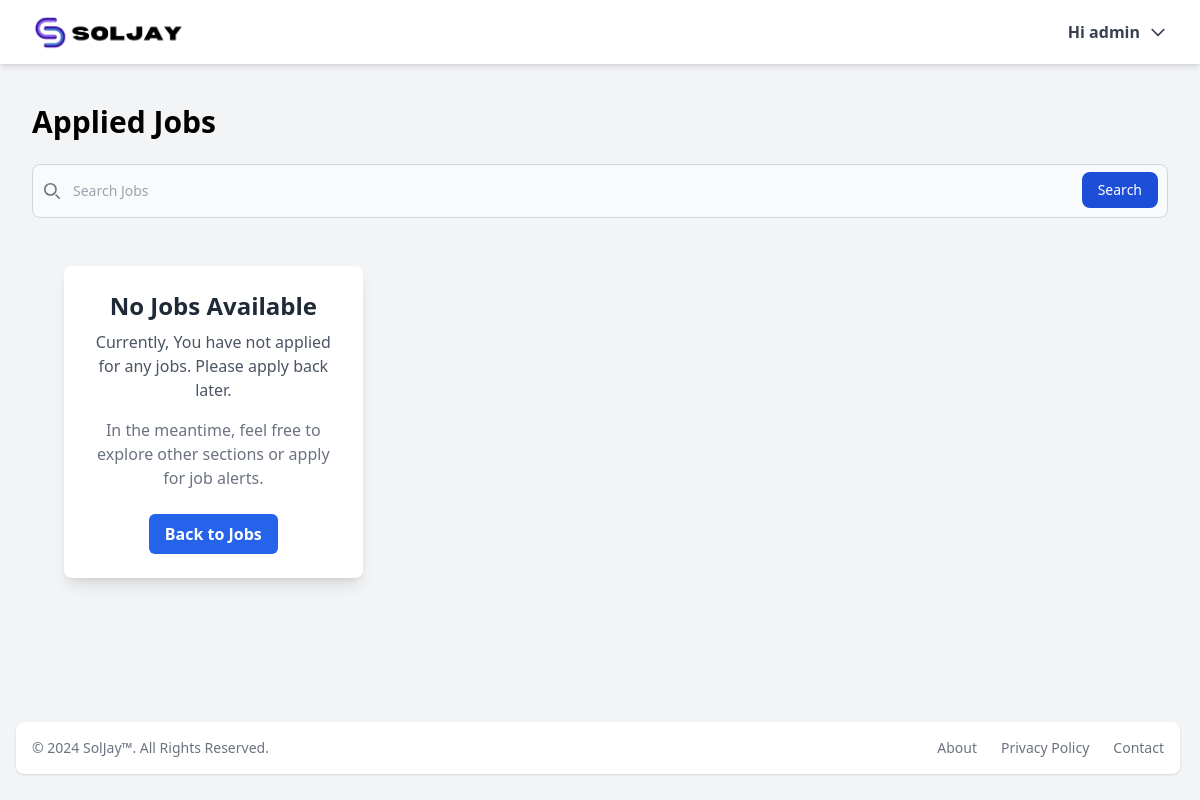
The app's page /applied-jobs/ (signed in), older data.
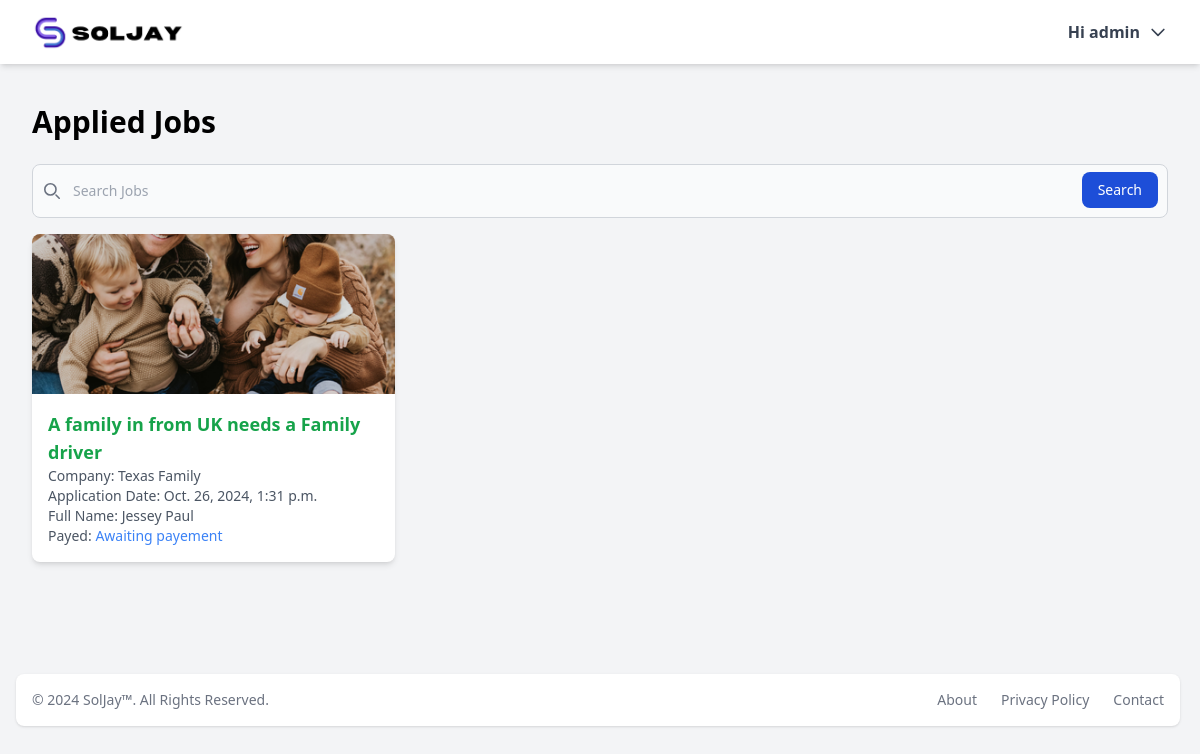
The same page, newer data.
### main/models.py (models this page shows, shortened)
class Applied(models.Model) :
    id = models.UUIDField(primary_key=True, default=uuid.uuid4, editable=False)
    user = models.ForeignKey(User, on_delete=models.CASCADE)
    job = models.OneToOneField(Job, on_delete=models.CASCADE)
    payed = models.BooleanField(default=False)
    date = models.DateTimeField(default=timezone.now)
    first_name = models.CharField(max_length=100, default=None)
    last_name = models.CharField(max_length=100, default=None)
    current_location = models.CharField(max_length=100, default=None)
    info = models.TextField(default=None)
    cv_image = models.ImageField(upload_to='cv-images/', default=None)
    class Meta :
        ordering = ['-date']
    def get_absolute_url(self) :
        return reverse('details-a', args=[self.id])

class Job(models.Model) :
    PETS = (
        ('yes', 'yes'),
        ('no', 'no')
    )
    GENDER = (
        ('male', 'Male'),
        ('female', 'Female')
    )
    id = models.UUIDField(primary_key=True, default=uuid.uuid4, editable=False)
    title = models.CharField(max_length=250)
    image = models.ImageField(upload_to='images/')
    description = models.TextField()
    job_type = models.CharField(max_length=250)
    children_info = models.CharField(max_length=250)
    country = models.CharField(max_length=20)
    city = models.CharField(max_length=100)
    job_start= models.CharField(max_length=40)
    time_of_stay = models.CharField(max_length=40)
    letter_to_applicant = models.TextField()
    has_pet = models.CharField(choices=PETS, max_length=3)
    age_group = models.CharField(max_length=50, default=None)
    working_hours = models.CharField(max_length=50)
    salary = models.PositiveIntegerField(default=0)
    gender_required = models.CharField(max_length=10, choices=GENDER)
    created = models.DateTimeField(default=timezone.now)
    thumbnail = ImageSpecField(source='image',
                                processors=[ResizeToFill(400, 400)],  # Resize to 100x100 pixels
                                format='PNG',
                                options={'quality': 90})
    apply_price = models.PositiveIntegerField(default=0)
    important = models.BooleanField(default=False)
    class Meta :
        ordering = ['-created']

### main/views.py (the view)
# urls.py: path('applied-jobs/', views.applied_jobs, name='applied'),
@login_required(redirect_field_name='login')
def applied_jobs(request) :
    content = dict()
    if request.user.is_authenticated :
        query = request.GET.get('q', None)
        jobs = None
        if request.user.is_staff == True :
            jobs = Applied.objects.all()
        else :
            jobs = Applied.objects.filter(user=request.user)
        if query :
            jobs = jobs.filter(job__title__icontains = query)
            content['q'] = query
        try:
            pag_obj = Paginator(jobs, 12)
            page_number = request.GET.get('page', 1)
            jobs = pag_obj.get_page(page_number)
        except EmptyPage :
            jobs = pag_obj.get_page(pag_obj.num_pages)
        except PageNotAnInteger :
            jobs = pag_obj.get_page(1)
        content['jobs'] = jobs
    return render(request, 'main/applied-jobs.html', content)

### main/templates/main/applied-jobs.html (shortened to what this page needs)
{% extends 'main/base.html' %}
{% block content %}
<div class="py-8 px-4 sm:px-6 lg:px-8">
    <h1 class="text-3xl font-bold mb-6">Applied Jobs</h1>
    <form class="max-w-full mx-auto mt-4 mb-4" action="{% url 'applied' %}" method="get">
        <div class="relative">
            <div class="absolute inset-y-0 start-0 flex items-center ps-3 pointer-events-none">
            </div>
            <input type="search" id="default-search"
                class="outline-0 block w-full p-4 ps-10 text-sm text-gray-900 border border-gray-300 rounded-lg bg-gray-50 focus:ring-blue-500 focus:border-blue-500 dark:bg-gray-700 dark:border-gray-600 dark:placeholder-gray-400 dark:text-white dark:focus:ring-blue-500 dark:focus:border-blue-500"
                placeholder="Search Jobs" name="q" required />
            <button type="submit"
                class="text-white absolute end-2.5 bottom-2.5 bg-blue-700 hover:bg-blue-800 focus:ring-4 focus:outline-none focus:ring-blue-300 font-medium rounded-lg text-sm px-4 py-2 dark:bg-blue-600 dark:hover:bg-blue-700 dark:focus:ring-blue-800">Search</button>
        </div>
    </form>
    <div class="grid grid-cols-1 md:grid-cols-2 lg:grid-cols-3 gap-6">
        {% if jobs %}
        {% for job in jobs %}
        <a href="{{ job.get_absolute_url }}">
            <div class="bg-white shadow-md rounded-lg overflow-hidden hover:shadow-xl transition">
                <img src="{{ job.job.thumbnail.url }}" alt="Job Image" class="w-full h-40 object-cover">
                <div class="p-4">
                    <h3 class="text-lg font-bold text-green-600">{{ job.job.title }}</h3>
                    <p class="text-sm text-gray-600">Company: {{ job.job.country }} Family</p>
                    <p class="text-sm text-gray-600">Application Date: {{ job.date }}</p>
                    {% if request.user.is_staff %}
                    <p class="text-sm text-gray-600">Full Name: {{ job.last_name }} {{ job.first_name }}</p>
                    {% endif %}
                    <p class="text-sm text-gray-600">Payed: <span class="text-blue-500">{% if jobs.payed %}Payed{% else %}Awaiting payement{% endif %}</span></p>
                </div>
            </div>
        </a>
        {% endfor %}
        {% else %}
        <div class="w-[fit-content] mx-auto">
            <div class="flex justify-center my-8">
                <div class="px-4 sm:px-6 lg:px-8">
                    <div class="bg-white shadow-lg rounded-lg p-6 text-center">
                        <h2 class="text-2xl font-semibold text-gray-800">No Jobs Available</h2>
                        <p class="mt-2 text-gray-600">Currently, You have not applied for any jobs. Please apply back later.
                        </p>
                        <p class="mt-4 text-gray-500">In the meantime, feel free to explore other sections or apply for job
                            alerts.</p>
                        <a href="{% url 'dashboard' %}">
                            <button
                                class="mt-6 bg-blue-600 text-white font-semibold py-2 px-4 rounded-md hover:bg-blue-700 transition duration-200">Back
                                to Jobs</button>
                        </a>
                    </div>
                </div>
            </div>
        </div>
        {% endif %}
    </div>
</div>
{% endblock %}

Row changes from the older to the newer data that the page shows:
added Applied: job.thumbnail (picture), job "A family in from UK needs a Family driver", job.country "Texas", date "Oct. 26, 2024, 1:31 p.m.", last_name "Jessey", first_name "Paul"
Text that changed along with them:
text no longer shown: "No Jobs Available Currently, You have not applied for any jobs. Please apply back later. In the meantime, feel free to explore other sections or apply for job alerts. Back to Jobs"
